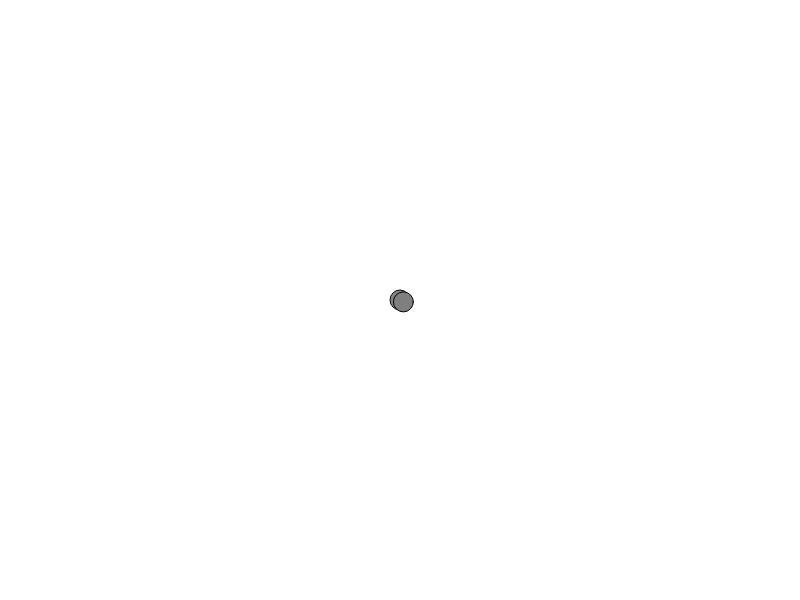
Frame 1 (no input)
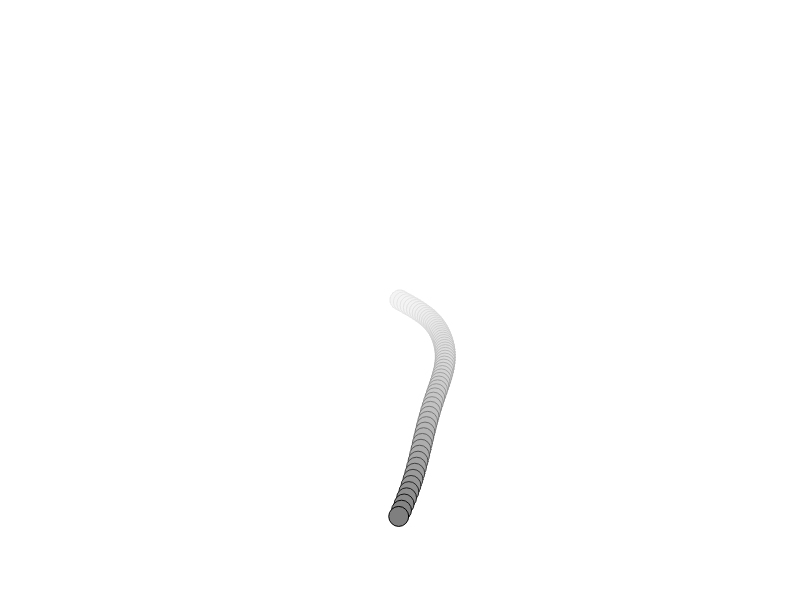
Frame 60 (no input)
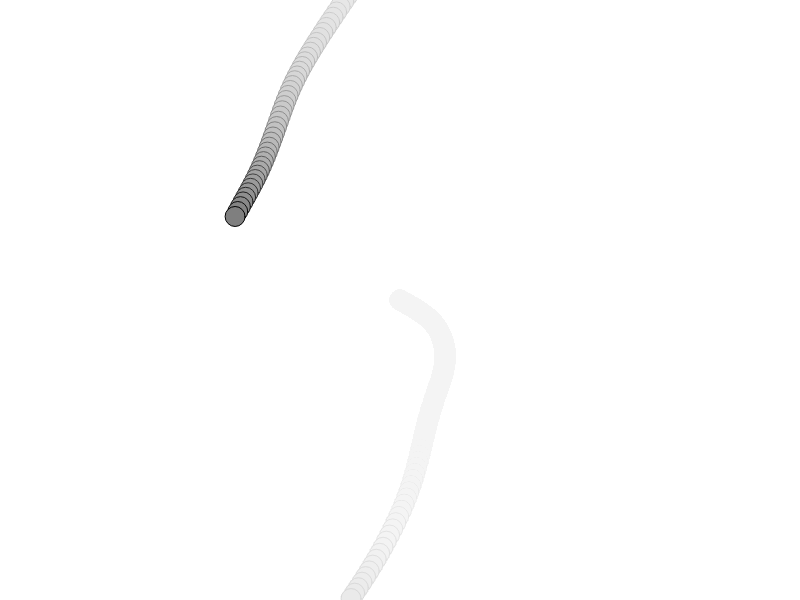
Frame 120 (the mouse pressed at the canvas centre since frame 60)

The p5.js sketch that drew these frames (run headless with seeded random() and noise() and a simulated clock; from frame 60 on, the mouse is pressed at the canvas centre):

// p5.js sketch
// ── sketch.js

class Walker {
    constructor() {
        this.x = width/2;
        this.y = height/2;
    }

    step() {
        let d = floor(random(4));
        switch (d) {
            case 0: this.x++; break;
            case 1: this.x--; break;
            case 2: this.y++; break;
            case 3: this.y--; break;
        }
    }

    update() {
        if (this.x < 0) {
            this.x = width+this.x;
        } else if (this.x >= width) {
            this.x = 0+(width-this.x);
        }

        if (this.y < 0) {
            this.y = height+this.y;
        } else if (this.y >= height) {
            this.y = 0+(height-this.y);
        }
    }

    show() {
        stroke(0);
        strokeWeight(1);
        point(this.x+0.5, this.y+0.5);
    }
}


class Walker9D extends Walker {
    constructor() {
        super();
    }

    step() {
        let xstep = floor(random(3))-1;
        let ystep = floor(random(3))-1;
        this.x += xstep;
        this.y += ystep;
    }
}


class WalkerFloat extends Walker {
    constructor() {
        super();
    }

    step() {
        let xstep = random(-1, 1);
        let ystep = random(-1, 1);
        this.x += xstep;
        this.y += ystep;
    }

    show() {
        stroke(0);
        strokeWeight(1);
        point(this.x, this.y);
    }
}

class LineWalker extends Walker {
    constructor() {
        super();
        this.prevx = this.x;
        this.prevy = this.y;
    }

    show() {
        stroke(0);
        strokeWeight(1);
        line(this.prevx, this.prevy, this.x, this.y);
        this.prevx = this.x;
        this.prevy = this.y;
    }
}


// Ex 0.1
class BiasedWalkerFloat extends WalkerFloat {
    constructor() {
        super();
    }

    step() {
        let xstep = random(-0.95, 1);
        let ystep = random(-0.95, 1);
        this.x += xstep;
        this.y += ystep;
    }
}

class BiasedWalker extends Walker {
    constructor() {
        super()
    }

    step() {
        let p = random();
        if (p < 0.4) {
            this.x++;
        } else if (p < 0.6) {
            this.x--;
        } else if (p < 0.8) {
            this.y++;
        } else {
            this.y--;
        }
    }
}


// Ex 0.3
class WalkerMouse extends Walker {
    constructor() {
        super()
    }

    step() {
        let p = random();
        if (p < 0.5) {
            let xstep = mouseX-this.x;
            let ystep = mouseY-this.y;
            this.x += xstep/abs(xstep);
            this.y += ystep/abs(ystep);
        } else {
            super.step()
        }
    }
}


// Ex 0.5
class GaussianWaler extends WalkerFloat {
    constructor(mean, std) {
        super()
        this.mean = mean;
        this.std = std;
    }

    step() {
        this.x += randomGaussian(this.mean, this.std);
        this.y += randomGaussian(this.mean, this.std);
    }
}


// Ex 0.6
class CustomWalker extends LineWalker {
    constructor(maxstep) {
        super();
        this.maxstep = maxstep;
    }

    probability(step) {
        // return -pow(step,2)/pow(this.maxstep, 2)+1;
        return step >= 0 ? -step/(this.maxstep)+1 : step/(this.maxstep)+1;
    }

    step() {
        let stepx, stepy, px, py;
        do {
            stepx = random(-this.maxstep, this.maxstep);
            stepy = random(-this.maxstep, this.maxstep);
            px = this.probability(stepx);
            py = this.probability(stepy);
        } while (random() > px && random() > py);

        this.x += stepx;
        this.y += stepy;
        console.log(stepx, stepy);
    }
}


// Ex 0.7
class PerlinWalker extends Walker {
    constructor(incr, maxstep) {
        super();
        this.incr = incr;
        this.maxstep = maxstep;
        this.xoff = 0;
        this.yoff = 1000;
    }

    step() {
        // this.x = map(noise(this.xoff), 0, 1, 0, width);
        // this.y = map(noise(this.yoff), 0, 1, 0, height);
        this.x += map(noise(this.xoff), 0, 1, -this.maxstep, this.maxstep);
        this.y += map(noise(this.yoff), 0, 1, -this.maxstep, this.maxstep);
        this.xoff += this.incr;
        this.yoff += this.incr;
    }

    show() {
        stroke(0);
        fill(127);
        circle(this.x, this.y, 20);
    }
}

let walker;


function setup() {
    createCanvas(800, 600);
    background(255);

    walker = new PerlinWalker(0.01, 10);
    walker.show();
}

function draw() {
    background(255, 10),
    walker.step();
    walker.update();
    walker.show();
}
